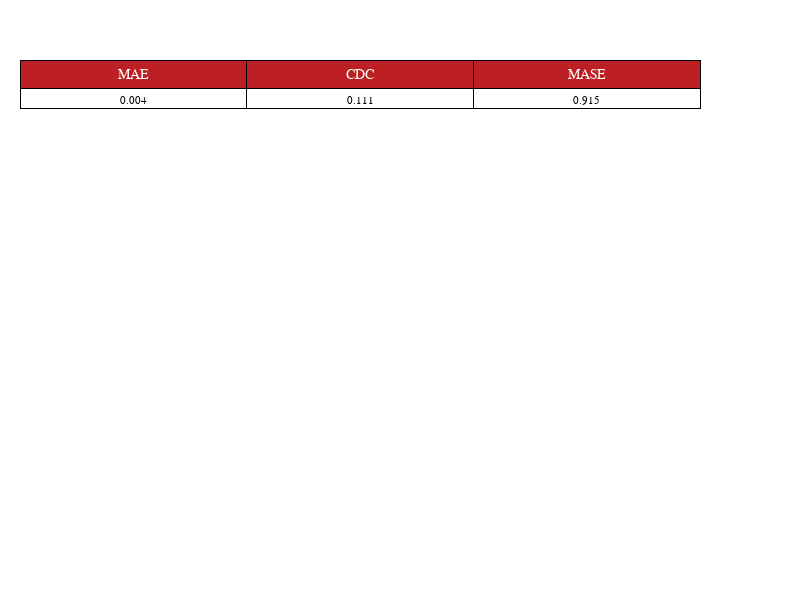

Notebook code cell kept with this figure:
### Code cell
totable(crawlertests(lassobench), digits=3)

### Figure 1 — Plotly figure (JSON) as saved in the notebook; plotly's stock layout.template omitted (floating-point values rounded to 4 significant figures)
{"data": [{"cells": {"align": "center", "fill": {"color": [["white", "white"], ["white", "white"], ["white", "white"]]}, "font": {"color": "black", "family": "Arial", "size": 11}, "line": {"color": "black", "width": 1}, "values": [[0.004], [0.111], [0.915]]}, "header": {"align": "center", "fill": {"color": "#BC2024"}, "font": {"color": "white", "family": "Arial", "size": 14}, "line": {"color": "black", "width": 1}, "values": ["MAE", "CDC", "MASE"]}, "type": "table"}], "layout": {"height": 600, "margin": {"b": 10, "l": 20, "r": 100, "t": 60}, "width": 800}}
